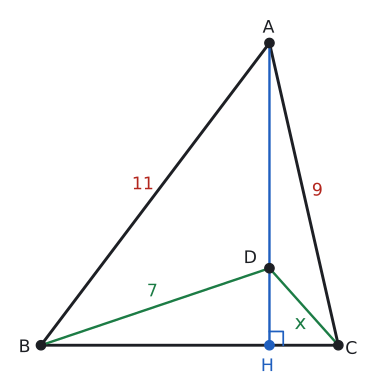

Write Python code to recreate this figure.
import sys; sys.path.insert(0, "tools")
from cizim import *

def uz(P, Q): return round(float(np.linalg.norm(np.asarray(P, float) - np.asarray(Q, float))), 3)
def kenar(ax, P, Q, metin, G, d=0.45, renk=YAZI, fs=13):
    """[PQ] kenarının ortasına, G noktasından uzak tarafa etiket."""
    P, Q = np.asarray(P, float), np.asarray(Q, float); M = (P + Q) / 2
    u = (Q - P) / np.linalg.norm(Q - P); v = np.array([-u[1], u[0]])
    if np.dot(v, M - np.asarray(G, float)) < 0: v = -v
    ax.text(*(M + d * v), metin, ha="center", va="center", color=renk, fontsize=fs)
def dik(ax, K, P, Q, s=0.3, renk=SOLUK):
    """K köşesinde KP ile KQ arasındaki dik açı işareti."""
    K, P, Q = (np.asarray(t, float) for t in (K, P, Q))
    u = (P - K) / np.linalg.norm(P - K) * s; v = (Q - K) / np.linalg.norm(Q - K) * s
    ax.plot(*zip(K + u, K + u + v, K + v), color=renk, lw=1.3)
def aci_olc(K, P, Q):
    u, v = np.asarray(P, float) - K, np.asarray(Q, float) - K
    return round(float(np.degrees(np.arccos(np.dot(u, v) / np.linalg.norm(u) / np.linalg.norm(v)))), 3)

# [AH] ⊥ [BC], D noktası [AH] üzerinde. AB=11, AC=9, DB=7, DC=x=3.
# |HB|²=44, |HC|²=4, |AH|²=77, |DH|²=5.
H = np.array([0.0, 0.0]); B = np.array([-np.sqrt(44), 0]); C = np.array([2.0, 0]); A = np.array([0, np.sqrt(77)]); D = np.array([0, np.sqrt(5)])
print("AB AC DB DC", uz(A, B), uz(A, C), uz(D, B), uz(D, C))
fig, ax = sekil(5, 5.4); ax.set_aspect("equal"); ax.axis("off")
ax.plot(*zip(A, B, C, A), color=YAZI)
ax.plot(*zip(A, H), color=MAVI, lw=1.8)
ax.plot(*zip(B, D, C), color=YESIL, lw=1.8)
dik(ax, H, A, C, s=0.4, renk=MAVI)
kenar(ax, A, B, "11", D, d=0.45, renk=KIRMIZI); kenar(ax, A, C, "9", B, d=0.4, renk=KIRMIZI)
ax.text(-3.4, 1.55, "7", color=YESIL, ha="center", va="center")
ax.text(0.9, 0.62, "x", color=YESIL, ha="center", va="center", fontsize=15)
nokta(ax, *A, "A", dx=-0.2, dy=0.3); nokta(ax, *B, "B", dx=-0.65, dy=-0.2); nokta(ax, *C, "C", dx=0.2, dy=-0.25)
nokta(ax, *H, "H", dx=-0.25, dy=-0.75, renk=MAVI); nokta(ax, *D, "D", dx=-0.75, dy=0.15)
ax.set_xlim(-7.6, 3.2); ax.set_ylim(-1.0, 9.8)
kaydet(fig, __file__)
